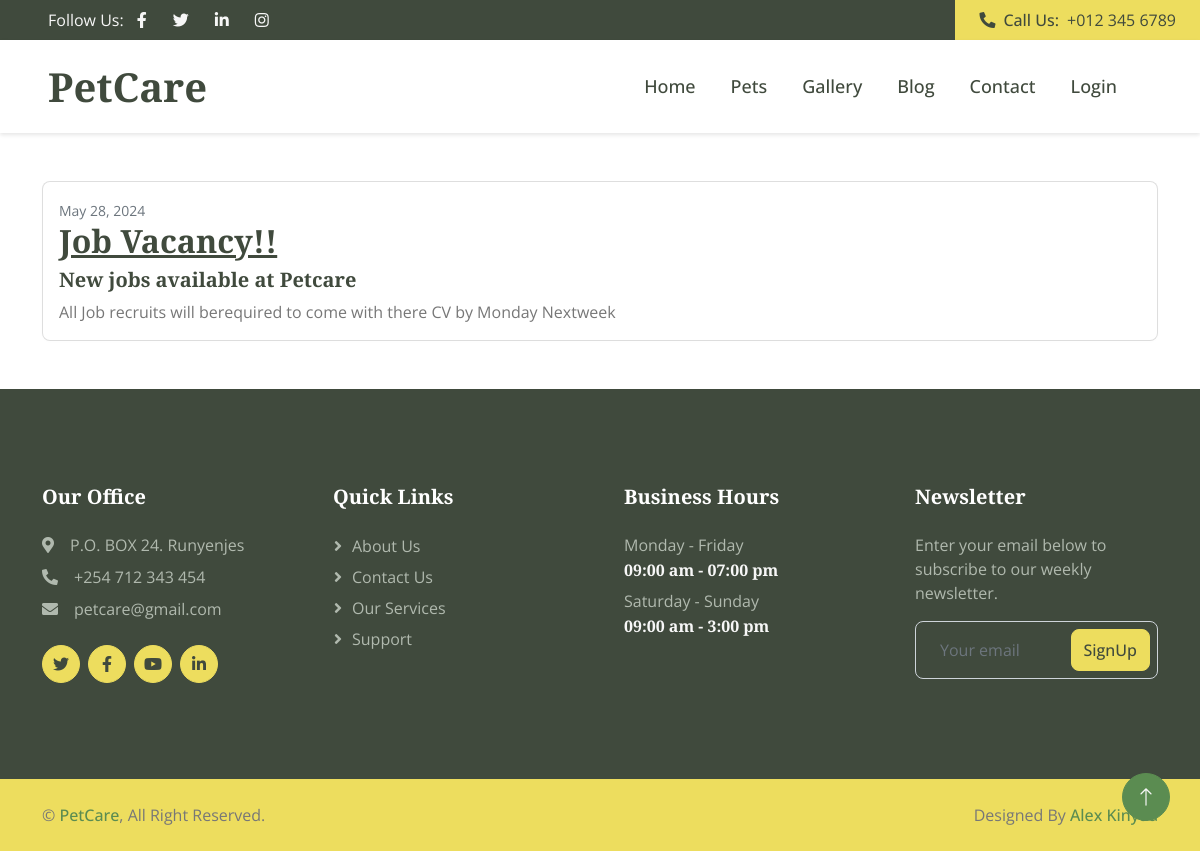
The page /post/10/ on the database its author committed.
### news/models.py (models this page shows, shortened)
class Post(models.Model):
    title = models.CharField(max_length=100)
    subtitle = models.CharField(max_length=200, default="", blank=True)
    content = models.TextField()
    date_posted = models.DateTimeField(default=timezone.now)

### news/views.py (the view)
# urls.py: path('post/<int:post_id>/', views.view_post, name='view_post'),
def view_post(request, post_id):
    post = get_object_or_404(Post, pk=post_id)
    return render(request, 'news/post_detail.html', {'post': post})

### news/templates/news/post_detail.html
{% extends "website/base.html" %}
{% block content %}
<div class="container mt-5 wow fadeInUp">
    <div class="card mb-4">
        <div class="card-body">
            <div class="article-metadata">
                <small class="text-muted">{{ post.date_posted | date:"F d, Y" }}</small>
            </div>
            <h2 class="card-title"><u>{{ post.title }}</u></h2>
            <h5>{{ post.subtitle }}</h5>
            <p class="card-text">{{ post.content }}</p>
        </div>
    </div>
</div>
{% endblock %}

### website/static/css/style.css (style rules this page uses)
:root { --primary: orange; --secondary: #EDDD5E; --light: #F7F7F7; --dark: #404A3D; }

### website/static/css/account.css (style rules this page uses)
.card { background-clip: padding-box; box-shadow: 0 1px 4px rgba(24,28,33,0.012); }

### rows shown on the page
Post: date_posted "May 28, 2024", title "Job Vacancy!!", subtitle "New jobs available at Petcare", content "All Job recruits will berequired to come with there CV by Monday Nextweek"
